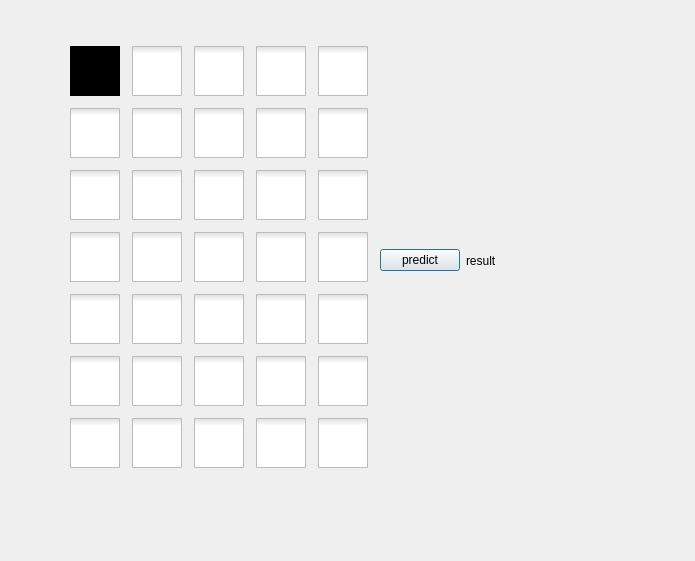
<?xml version="1.0" encoding="UTF-8"?>
<ui version="4.0">
 <class>Dialog</class>
 <widget class="QDialog" name="Dialog">
  <property name="geometry">
   <rect>
    <x>0</x>
    <y>0</y>
    <width>695</width>
    <height>561</height>
   </rect>
  </property>
  <property name="windowTitle">
   <string>Dialog</string>
  </property>
  <widget class="QWidget" name="horizontalLayoutWidget">
   <property name="geometry">
    <rect>
     <x>70</x>
     <y>40</y>
     <width>467</width>
     <height>441</height>
    </rect>
   </property>
   <layout class="QHBoxLayout" name="horizontalLayout">
    <item>
     <layout class="QGridLayout" name="gridLayout">
      <item row="1" column="2">
       <widget class="QCheckBox" name="checkBox_6">
        <property name="sizePolicy">
         <sizepolicy hsizetype="Fixed" vsizetype="Fixed">
          <horstretch>0</horstretch>
          <verstretch>0</verstretch>
         </sizepolicy>
        </property>
        <property name="styleSheet">
         <string notr="true">QCheckBox::indicator { width: 50; height: 50px;}</string>
        </property>
        <property name="text">
         <string/>
        </property>
        <property name="iconSize">
         <size>
          <width>32</width>
          <height>32</height>
         </size>
        </property>
        <property name="checked">
         <bool>false</bool>
        </property>
        <property name="tristate">
         <bool>false</bool>
        </property>
       </widget>
      </item>
      <item row="4" column="2">
       <widget class="QCheckBox" name="checkBox_23">
        <property name="sizePolicy">
         <sizepolicy hsizetype="Fixed" vsizetype="Fixed">
          <horstretch>0</horstretch>
          <verstretch>0</verstretch>
         </sizepolicy>
        </property>
        <property name="styleSheet">
         <string notr="true">QCheckBox::indicator { width: 50; height: 50px;}</string>
        </property>
        <property name="text">
         <string/>
        </property>
        <property name="iconSize">
         <size>
          <width>32</width>
          <height>32</height>
         </size>
        </property>
        <property name="checked">
         <bool>false</bool>
        </property>
        <property name="tristate">
         <bool>false</bool>
        </property>
       </widget>
      </item>
      <item row="5" column="0">
       <widget class="QCheckBox" name="checkBox_26">
        <property name="sizePolicy">
         <sizepolicy hsizetype="Fixed" vsizetype="Fixed">
          <horstretch>0</horstretch>
          <verstretch>0</verstretch>
         </sizepolicy>
        </property>
        <property name="styleSheet">
         <string notr="true">QCheckBox::indicator { width: 50; height: 50px;}</string>
        </property>
        <property name="text">
         <string/>
        </property>
        <property name="iconSize">
         <size>
          <width>32</width>
          <height>32</height>
         </size>
        </property>
        <property name="checked">
         <bool>false</bool>
        </property>
        <property name="tristate">
         <bool>false</bool>
        </property>
       </widget>
      </item>
      <item row="6" column="1">
       <widget class="QCheckBox" name="checkBox_32">
        <property name="sizePolicy">
         <sizepolicy hsizetype="Fixed" vsizetype="Fixed">
          <horstretch>0</horstretch>
          <verstretch>0</verstretch>
         </sizepolicy>
        </property>
        <property name="styleSheet">
         <string notr="true">QCheckBox::indicator { width: 50; height: 50px;}</string>
        </property>
        <property name="text">
         <string/>
        </property>
        <property name="iconSize">
         <size>
          <width>32</width>
          <height>32</height>
         </size>
        </property>
        <property name="checked">
         <bool>false</bool>
        </property>
        <property name="tristate">
         <bool>false</bool>
        </property>
       </widget>
      </item>
      <item row="3" column="2">
       <widget class="QCheckBox" name="checkBox_18">
        <property name="sizePolicy">
         <sizepolicy hsizetype="Fixed" vsizetype="Fixed">
          <horstretch>0</horstretch>
          <verstretch>0</verstretch>
         </sizepolicy>
        </property>
        <property name="styleSheet">
         <string notr="true">QCheckBox::indicator { width: 50; height: 50px;}</string>
        </property>
        <property name="text">
         <string/>
        </property>
        <property name="iconSize">
         <size>
          <width>32</width>
          <height>32</height>
         </size>
        </property>
        <property name="checked">
         <bool>false</bool>
        </property>
        <property name="tristate">
         <bool>false</bool>
        </property>
       </widget>
      </item>
      <item row="6" column="3">
       <widget class="QCheckBox" name="checkBox_34">
        <property name="sizePolicy">
         <sizepolicy hsizetype="Fixed" vsizetype="Fixed">
          <horstretch>0</horstretch>
          <verstretch>0</verstretch>
         </sizepolicy>
        </property>
        <property name="styleSheet">
         <string notr="true">QCheckBox::indicator { width: 50; height: 50px;}</string>
        </property>
        <property name="text">
         <string/>
        </property>
        <property name="iconSize">
         <size>
          <width>32</width>
          <height>32</height>
         </size>
        </property>
        <property name="checked">
         <bool>false</bool>
        </property>
        <property name="tristate">
         <bool>false</bool>
        </property>
       </widget>
      </item>
      <item row="3" column="4">
       <widget class="QCheckBox" name="checkBox_20">
        <property name="sizePolicy">
         <sizepolicy hsizetype="Fixed" vsizetype="Fixed">
          <horstretch>0</horstretch>
          <verstretch>0</verstretch>
         </sizepolicy>
        </property>
        <property name="styleSheet">
         <string notr="true">QCheckBox::indicator { width: 50; height: 50px;}</string>
        </property>
        <property name="text">
         <string/>
        </property>
        <property name="iconSize">
         <size>
          <width>32</width>
          <height>32</height>
         </size>
        </property>
        <property name="checked">
         <bool>false</bool>
        </property>
        <property name="tristate">
         <bool>false</bool>
        </property>
       </widget>
      </item>
      <item row="5" column="1">
       <widget class="QCheckBox" name="checkBox_27">
        <property name="sizePolicy">
         <sizepolicy hsizetype="Fixed" vsizetype="Fixed">
          <horstretch>0</horstretch>
          <verstretch>0</verstretch>
         </sizepolicy>
        </property>
        <property name="styleSheet">
         <string notr="true">QCheckBox::indicator { width: 50; height: 50px;}</string>
        </property>
        <property name="text">
         <string/>
        </property>
        <property name="iconSize">
         <size>
          <width>32</width>
          <height>32</height>
         </size>
        </property>
        <property name="checked">
         <bool>false</bool>
        </property>
        <property name="tristate">
         <bool>false</bool>
        </property>
       </widget>
      </item>
      <item row="0" column="0">
       <widget class="QCheckBox" name="checkBox">
        <property name="sizePolicy">
         <sizepolicy hsizetype="Fixed" vsizetype="Fixed">
          <horstretch>0</horstretch>
          <verstretch>0</verstretch>
         </sizepolicy>
        </property>
        <property name="styleSheet">
         <string notr="true">QCheckBox::indicator { width: 50; height: 50px;}
QCheckBox:indicator:checked {
        background-color: black
;
    }</string>
        </property>
        <property name="text">
         <string/>
        </property>
        <property name="iconSize">
         <size>
          <width>32</width>
          <height>32</height>
         </size>
        </property>
        <property name="checkable">
         <bool>true</bool>
        </property>
        <property name="checked">
         <bool>true</bool>
        </property>
        <property name="tristate">
         <bool>false</bool>
        </property>
       </widget>
      </item>
      <item row="6" column="0">
       <widget class="QCheckBox" name="checkBox_31">
        <property name="sizePolicy">
         <sizepolicy hsizetype="Fixed" vsizetype="Fixed">
          <horstretch>0</horstretch>
          <verstretch>0</verstretch>
         </sizepolicy>
        </property>
        <property name="styleSheet">
         <string notr="true">QCheckBox::indicator { width: 50; height: 50px;}</string>
        </property>
        <property name="text">
         <string/>
        </property>
        <property name="iconSize">
         <size>
          <width>32</width>
          <height>32</height>
         </size>
        </property>
        <property name="checked">
         <bool>false</bool>
        </property>
        <property name="tristate">
         <bool>false</bool>
        </property>
       </widget>
      </item>
      <item row="5" column="3">
       <widget class="QCheckBox" name="checkBox_29">
        <property name="sizePolicy">
         <sizepolicy hsizetype="Fixed" vsizetype="Fixed">
          <horstretch>0</horstretch>
          <verstretch>0</verstretch>
         </sizepolicy>
        </property>
        <property name="styleSheet">
         <string notr="true">QCheckBox::indicator { width: 50; height: 50px;}</string>
        </property>
        <property name="text">
         <string/>
        </property>
        <property name="iconSize">
         <size>
          <width>32</width>
          <height>32</height>
         </size>
        </property>
        <property name="checked">
         <bool>false</bool>
        </property>
        <property name="tristate">
         <bool>false</bool>
        </property>
       </widget>
      </item>
      <item row="0" column="1">
       <widget class="QCheckBox" name="checkBox_3">
        <property name="sizePolicy">
         <sizepolicy hsizetype="Fixed" vsizetype="Fixed">
          <horstretch>0</horstretch>
          <verstretch>0</verstretch>
         </sizepolicy>
        </property>
        <property name="styleSheet">
         <string notr="true">QCheckBox::indicator { width: 50; height: 50px;}</string>
        </property>
        <property name="text">
         <string/>
        </property>
        <property name="iconSize">
         <size>
          <width>32</width>
          <height>32</height>
         </size>
        </property>
        <property name="checked">
         <bool>false</bool>
        </property>
        <property name="tristate">
         <bool>false</bool>
        </property>
       </widget>
      </item>
      <item row="0" column="2">
       <widget class="QCheckBox" name="checkBox_5">
        <property name="sizePolicy">
         <sizepolicy hsizetype="Fixed" vsizetype="Fixed">
          <horstretch>0</horstretch>
          <verstretch>0</verstretch>
         </sizepolicy>
        </property>
        <property name="styleSheet">
         <string notr="true">QCheckBox::indicator { width: 50; height: 50px;}</string>
        </property>
        <property name="text">
         <string/>
        </property>
        <property name="iconSize">
         <size>
          <width>32</width>
          <height>32</height>
         </size>
        </property>
        <property name="checked">
         <bool>false</bool>
        </property>
        <property name="tristate">
         <bool>false</bool>
        </property>
       </widget>
      </item>
      <item row="2" column="3">
       <widget class="QCheckBox" name="checkBox_14">
        <property name="sizePolicy">
         <sizepolicy hsizetype="Fixed" vsizetype="Fixed">
          <horstretch>0</horstretch>
          <verstretch>0</verstretch>
         </sizepolicy>
        </property>
        <property name="styleSheet">
         <string notr="true">QCheckBox::indicator { width: 50; height: 50px;}</string>
        </property>
        <property name="text">
         <string/>
        </property>
        <property name="iconSize">
         <size>
          <width>32</width>
          <height>32</height>
         </size>
        </property>
        <property name="checked">
         <bool>false</bool>
        </property>
        <property name="tristate">
         <bool>false</bool>
        </property>
       </widget>
      </item>
      <item row="5" column="4">
       <widget class="QCheckBox" name="checkBox_30">
        <property name="sizePolicy">
         <sizepolicy hsizetype="Fixed" vsizetype="Fixed">
          <horstretch>0</horstretch>
          <verstretch>0</verstretch>
         </sizepolicy>
        </property>
        <property name="styleSheet">
         <string notr="true">QCheckBox::indicator { width: 50; height: 50px;}</string>
        </property>
        <property name="text">
         <string/>
        </property>
        <property name="iconSize">
         <size>
          <width>32</width>
          <height>32</height>
         </size>
        </property>
        <property name="checked">
         <bool>false</bool>
        </property>
        <property name="tristate">
         <bool>false</bool>
        </property>
       </widget>
      </item>
      <item row="4" column="0">
       <widget class="QCheckBox" name="checkBox_21">
        <property name="sizePolicy">
         <sizepolicy hsizetype="Fixed" vsizetype="Fixed">
          <horstretch>0</horstretch>
          <verstretch>0</verstretch>
         </sizepolicy>
        </property>
        <property name="styleSheet">
         <string notr="true">QCheckBox::indicator { width: 50; height: 50px;}</string>
        </property>
        <property name="text">
         <string/>
        </property>
        <property name="iconSize">
         <size>
          <width>32</width>
          <height>32</height>
         </size>
        </property>
        <property name="checked">
         <bool>false</bool>
        </property>
        <property name="tristate">
         <bool>false</bool>
        </property>
       </widget>
      </item>
      <item row="5" column="2">
       <widget class="QCheckBox" name="checkBox_28">
        <property name="sizePolicy">
         <sizepolicy hsizetype="Fixed" vsizetype="Fixed">
          <horstretch>0</horstretch>
          <verstretch>0</verstretch>
         </sizepolicy>
        </property>
        <property name="styleSheet">
         <string notr="true">QCheckBox::indicator { width: 50; height: 50px;}</string>
        </property>
        <property name="text">
         <string/>
        </property>
        <property name="iconSize">
         <size>
          <width>32</width>
          <height>32</height>
         </size>
        </property>
        <property name="checked">
         <bool>false</bool>
        </property>
        <property name="tristate">
         <bool>false</bool>
        </property>
       </widget>
      </item>
      <item row="2" column="0">
       <widget class="QCheckBox" name="checkBox_11">
        <property name="sizePolicy">
         <sizepolicy hsizetype="Fixed" vsizetype="Fixed">
          <horstretch>0</horstretch>
          <verstretch>0</verstretch>
         </sizepolicy>
        </property>
        <property name="styleSheet">
         <string notr="true">QCheckBox::indicator { width: 50; height: 50px;}</string>
        </property>
        <property name="text">
         <string/>
        </property>
        <property name="iconSize">
         <size>
          <width>32</width>
          <height>32</height>
         </size>
        </property>
        <property name="checked">
         <bool>false</bool>
        </property>
        <property name="tristate">
         <bool>false</bool>
        </property>
       </widget>
      </item>
      <item row="0" column="4">
       <widget class="QCheckBox" name="checkBox_9">
        <property name="sizePolicy">
         <sizepolicy hsizetype="Fixed" vsizetype="Fixed">
          <horstretch>0</horstretch>
          <verstretch>0</verstretch>
         </sizepolicy>
        </property>
        <property name="styleSheet">
         <string notr="true">QCheckBox::indicator { width: 50; height: 50px;}</string>
        </property>
        <property name="text">
         <string/>
        </property>
        <property name="iconSize">
         <size>
          <width>32</width>
          <height>32</height>
         </size>
        </property>
        <property name="checked">
         <bool>false</bool>
        </property>
        <property name="tristate">
         <bool>false</bool>
        </property>
       </widget>
      </item>
      <item row="1" column="3">
       <widget class="QCheckBox" name="checkBox_8">
        <property name="sizePolicy">
         <sizepolicy hsizetype="Fixed" vsizetype="Fixed">
          <horstretch>0</horstretch>
          <verstretch>0</verstretch>
         </sizepolicy>
        </property>
        <property name="styleSheet">
         <string notr="true">QCheckBox::indicator { width: 50; height: 50px;}</string>
        </property>
        <property name="text">
         <string/>
        </property>
        <property name="iconSize">
         <size>
          <width>32</width>
          <height>32</height>
         </size>
        </property>
        <property name="checked">
         <bool>false</bool>
        </property>
        <property name="tristate">
         <bool>false</bool>
        </property>
       </widget>
      </item>
      <item row="6" column="4">
       <widget class="QCheckBox" name="checkBox_35">
        <property name="sizePolicy">
         <sizepolicy hsizetype="Fixed" vsizetype="Fixed">
          <horstretch>0</horstretch>
          <verstretch>0</verstretch>
         </sizepolicy>
        </property>
        <property name="styleSheet">
         <string notr="true">QCheckBox::indicator { width: 50; height: 50px;}</string>
        </property>
        <property name="text">
         <string/>
        </property>
        <property name="iconSize">
         <size>
          <width>32</width>
          <height>32</height>
         </size>
        </property>
        <property name="checked">
         <bool>false</bool>
        </property>
        <property name="tristate">
         <bool>false</bool>
        </property>
       </widget>
      </item>
      <item row="3" column="0">
       <widget class="QCheckBox" name="checkBox_16">
        <property name="sizePolicy">
         <sizepolicy hsizetype="Fixed" vsizetype="Fixed">
          <horstretch>0</horstretch>
          <verstretch>0</verstretch>
         </sizepolicy>
        </property>
        <property name="styleSheet">
         <string notr="true">QCheckBox::indicator { width: 50; height: 50px;}</string>
        </property>
        <property name="text">
         <string/>
        </property>
        <property name="iconSize">
         <size>
          <width>32</width>
          <height>32</height>
         </size>
        </property>
        <property name="checked">
         <bool>false</bool>
        </property>
        <property name="tristate">
         <bool>false</bool>
        </property>
       </widget>
      </item>
      <item row="4" column="1">
       <widget class="QCheckBox" name="checkBox_22">
        <property name="sizePolicy">
         <sizepolicy hsizetype="Fixed" vsizetype="Fixed">
          <horstretch>0</horstretch>
          <verstretch>0</verstretch>
         </sizepolicy>
        </property>
        <property name="styleSheet">
         <string notr="true">QCheckBox::indicator { width: 50; height: 50px;}</string>
        </property>
        <property name="text">
         <string/>
        </property>
        <property name="iconSize">
         <size>
          <width>32</width>
          <height>32</height>
         </size>
        </property>
        <property name="checked">
         <bool>false</bool>
        </property>
        <property name="tristate">
         <bool>false</bool>
        </property>
       </widget>
      </item>
      <item row="1" column="1">
       <widget class="QCheckBox" name="checkBox_4">
        <property name="sizePolicy">
         <sizepolicy hsizetype="Fixed" vsizetype="Fixed">
          <horstretch>0</horstretch>
          <verstretch>0</verstretch>
         </sizepolicy>
        </property>
        <property name="styleSheet">
         <string notr="true">QCheckBox::indicator { width: 50; height: 50px;}</string>
        </property>
        <property name="text">
         <string/>
        </property>
        <property name="iconSize">
         <size>
          <width>32</width>
          <height>32</height>
         </size>
        </property>
        <property name="checked">
         <bool>false</bool>
        </property>
        <property name="tristate">
         <bool>false</bool>
        </property>
       </widget>
      </item>
      <item row="2" column="2">
       <widget class="QCheckBox" name="checkBox_13">
        <property name="sizePolicy">
         <sizepolicy hsizetype="Fixed" vsizetype="Fixed">
          <horstretch>0</horstretch>
          <verstretch>0</verstretch>
         </sizepolicy>
        </property>
        <property name="styleSheet">
         <string notr="true">QCheckBox::indicator { width: 50; height: 50px;}</string>
        </property>
        <property name="text">
         <string/>
        </property>
        <property name="iconSize">
         <size>
          <width>32</width>
          <height>32</height>
         </size>
        </property>
        <property name="checked">
         <bool>false</bool>
        </property>
        <property name="tristate">
         <bool>false</bool>
        </property>
       </widget>
      </item>
      <item row="4" column="4">
       <widget class="QCheckBox" name="checkBox_25">
        <property name="sizePolicy">
         <sizepolicy hsizetype="Fixed" vsizetype="Fixed">
          <horstretch>0</horstretch>
          <verstretch>0</verstretch>
         </sizepolicy>
        </property>
        <property name="styleSheet">
         <string notr="true">QCheckBox::indicator { width: 50; height: 50px;}</string>
        </property>
        <property name="text">
         <string/>
        </property>
        <property name="iconSize">
         <size>
          <width>32</width>
          <height>32</height>
         </size>
        </property>
        <property name="checked">
         <bool>false</bool>
        </property>
        <property name="tristate">
         <bool>false</bool>
        </property>
       </widget>
      </item>
      <item row="6" column="2">
       <widget class="QCheckBox" name="checkBox_33">
        <property name="sizePolicy">
         <sizepolicy hsizetype="Fixed" vsizetype="Fixed">
          <horstretch>0</horstretch>
          <verstretch>0</verstretch>
         </sizepolicy>
        </property>
        <property name="styleSheet">
         <string notr="true">QCheckBox::indicator { width: 50; height: 50px;}</string>
        </property>
        <property name="text">
         <string/>
        </property>
        <property name="iconSize">
         <size>
          <width>32</width>
          <height>32</height>
         </size>
        </property>
        <property name="checked">
         <bool>false</bool>
        </property>
        <property name="tristate">
         <bool>false</bool>
        </property>
       </widget>
      </item>
      <item row="3" column="3">
       <widget class="QCheckBox" name="checkBox_19">
        <property name="sizePolicy">
         <sizepolicy hsizetype="Fixed" vsizetype="Fixed">
          <horstretch>0</horstretch>
          <verstretch>0</verstretch>
         </sizepolicy>
        </property>
        <property name="styleSheet">
         <string notr="true">QCheckBox::indicator { width: 50; height: 50px;}</string>
        </property>
        <property name="text">
         <string/>
        </property>
        <property name="iconSize">
         <size>
          <width>32</width>
          <height>32</height>
         </size>
        </property>
        <property name="checked">
         <bool>false</bool>
        </property>
        <property name="tristate">
         <bool>false</bool>
        </property>
       </widget>
      </item>
      <item row="4" column="3">
       <widget class="QCheckBox" name="checkBox_24">
        <property name="sizePolicy">
         <sizepolicy hsizetype="Fixed" vsizetype="Fixed">
          <horstretch>0</horstretch>
          <verstretch>0</verstretch>
         </sizepolicy>
        </property>
        <property name="styleSheet">
         <string notr="true">QCheckBox::indicator { width: 50; height: 50px;}</string>
        </property>
        <property name="text">
         <string/>
        </property>
        <property name="iconSize">
         <size>
          <width>32</width>
          <height>32</height>
         </size>
        </property>
        <property name="checked">
         <bool>false</bool>
        </property>
        <property name="tristate">
         <bool>false</bool>
        </property>
       </widget>
      </item>
      <item row="1" column="0">
       <widget class="QCheckBox" name="checkBox_2">
        <property name="sizePolicy">
         <sizepolicy hsizetype="Fixed" vsizetype="Fixed">
          <horstretch>0</horstretch>
          <verstretch>0</verstretch>
         </sizepolicy>
        </property>
        <property name="styleSheet">
         <string notr="true">QCheckBox::indicator { width: 50; height: 50px;}</string>
        </property>
        <property name="text">
         <string/>
        </property>
        <property name="iconSize">
         <size>
          <width>32</width>
          <height>32</height>
         </size>
        </property>
        <property name="checked">
         <bool>false</bool>
        </property>
        <property name="tristate">
         <bool>false</bool>
        </property>
       </widget>
      </item>
      <item row="0" column="3">
       <widget class="QCheckBox" name="checkBox_7">
        <property name="sizePolicy">
         <sizepolicy hsizetype="Fixed" vsizetype="Fixed">
          <horstretch>0</horstretch>
          <verstretch>0</verstretch>
         </sizepolicy>
        </property>
        <property name="styleSheet">
         <string notr="true">QCheckBox::indicator { width: 50; height: 50px;}</string>
        </property>
        <property name="text">
         <string/>
        </property>
        <property name="iconSize">
         <size>
          <width>32</width>
          <height>32</height>
         </size>
        </property>
        <property name="checked">
         <bool>false</bool>
        </property>
        <property name="tristate">
         <bool>false</bool>
        </property>
       </widget>
      </item>
      <item row="3" column="1">
       <widget class="QCheckBox" name="checkBox_17">
        <property name="sizePolicy">
         <sizepolicy hsizetype="Fixed" vsizetype="Fixed">
          <horstretch>0</horstretch>
          <verstretch>0</verstretch>
         </sizepolicy>
        </property>
        <property name="styleSheet">
         <string notr="true">QCheckBox::indicator { width: 50; height: 50px;}</string>
        </property>
        <property name="text">
         <string/>
        </property>
        <property name="iconSize">
         <size>
          <width>32</width>
          <height>32</height>
         </size>
        </property>
        <property name="checked">
         <bool>false</bool>
        </property>
        <property name="tristate">
         <bool>false</bool>
        </property>
       </widget>
      </item>
      <item row="2" column="1">
       <widget class="QCheckBox" name="checkBox_12">
        <property name="sizePolicy">
         <sizepolicy hsizetype="Fixed" vsizetype="Fixed">
          <horstretch>0</horstretch>
          <verstretch>0</verstretch>
         </sizepolicy>
        </property>
        <property name="styleSheet">
         <string notr="true">QCheckBox::indicator { width: 50; height: 50px;}</string>
        </property>
        <property name="text">
         <string/>
        </property>
        <property name="iconSize">
         <size>
          <width>32</width>
          <height>32</height>
         </size>
        </property>
        <property name="checked">
         <bool>false</bool>
        </property>
        <property name="tristate">
         <bool>false</bool>
        </property>
       </widget>
      </item>
      <item row="2" column="4">
       <widget class="QCheckBox" name="checkBox_15">
        <property name="sizePolicy">
         <sizepolicy hsizetype="Fixed" vsizetype="Fixed">
          <horstretch>0</horstretch>
          <verstretch>0</verstretch>
         </sizepolicy>
        </property>
        <property name="styleSheet">
         <string notr="true">QCheckBox::indicator { width: 50; height: 50px;}</string>
        </property>
        <property name="text">
         <string/>
        </property>
        <property name="iconSize">
         <size>
          <width>32</width>
          <height>32</height>
         </size>
        </property>
        <property name="checked">
         <bool>false</bool>
        </property>
        <property name="tristate">
         <bool>false</bool>
        </property>
       </widget>
      </item>
      <item row="1" column="4">
       <widget class="QCheckBox" name="checkBox_10">
        <property name="sizePolicy">
         <sizepolicy hsizetype="Fixed" vsizetype="Fixed">
          <horstretch>0</horstretch>
          <verstretch>0</verstretch>
         </sizepolicy>
        </property>
        <property name="styleSheet">
         <string notr="true">QCheckBox::indicator { width: 50; height: 50px;}</string>
        </property>
        <property name="text">
         <string/>
        </property>
        <property name="iconSize">
         <size>
          <width>32</width>
          <height>32</height>
         </size>
        </property>
        <property name="checked">
         <bool>false</bool>
        </property>
        <property name="tristate">
         <bool>false</bool>
        </property>
       </widget>
      </item>
     </layout>
    </item>
    <item>
     <widget class="QPushButton" name="pushButton">
      <property name="text">
       <string>predict</string>
      </property>
     </widget>
    </item>
    <item>
     <widget class="QLabel" name="label">
      <property name="text">
       <string>result</string>
      </property>
     </widget>
    </item>
   </layout>
  </widget>
 </widget>
 <resources/>
 <connections/>
</ui>
